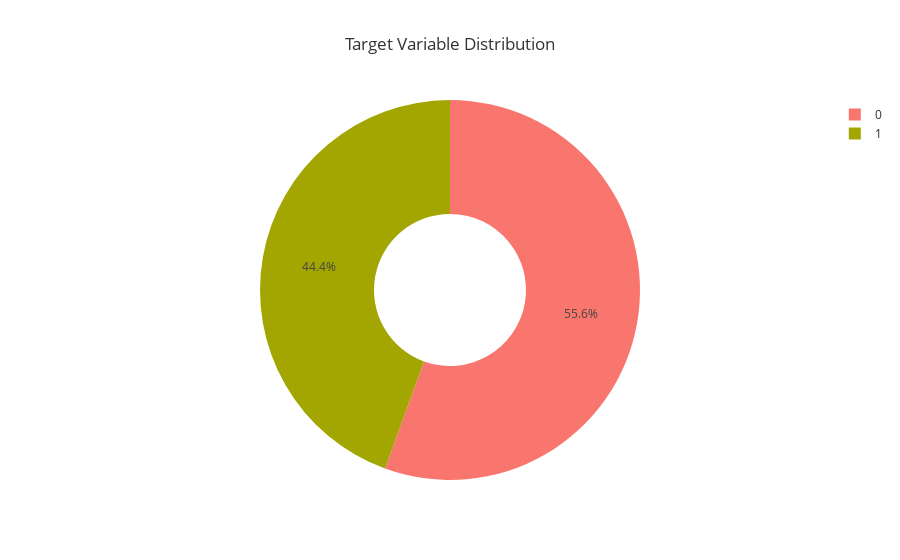

Source (notebook cell):
### Markdown cell above
###  Analyze is the distribution of the target variable.

### Code cell
# Counting values in 'target' variable
target_count = train['target'].value_counts()
# Creating a new dataframe containing the values of each label
values = pd.DataFrame({'target': target_count.index, 'count': target_count.values})
# Plotting a pie plot 
fig = px.pie(values,
            values = 'count', 
            names = 'target',
            template = 'ggplot2', 
            title = 'Target Variable Distribution')
fig.update_traces(hole = .4)
fig.show()

### Figure 1 — Plotly figure (JSON) as saved in the notebook; plotly's stock layout.template omitted (floating-point values rounded to 4 significant figures)
{"data": [{"domain": {"x": [0, 1], "y": [0, 1]}, "hole": 0.4, "hovertemplate": "target=%{label}<br>count=%{value}<extra></extra>", "labels": [0, 1], "legendgroup": "", "name": "", "showlegend": true, "type": "pie", "values": [230, 184]}], "layout": {"legend": {"tracegroupgap": 0}, "title": {"text": "Target Variable Distribution"}}}
